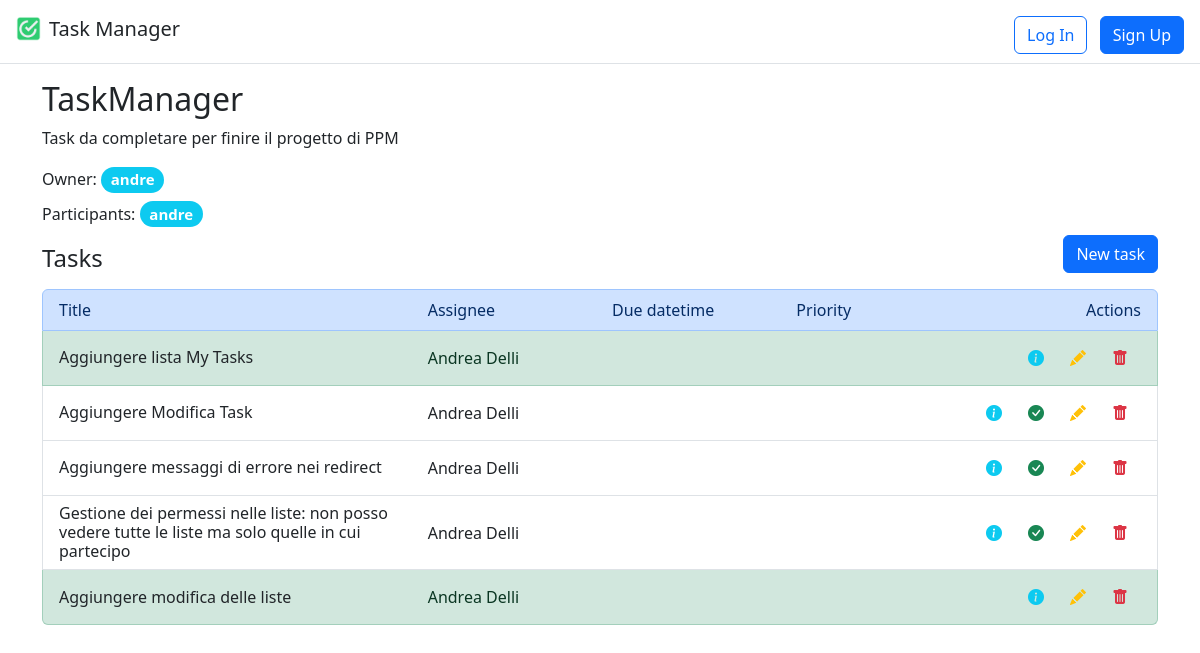
The app's page /lists/2, older data.
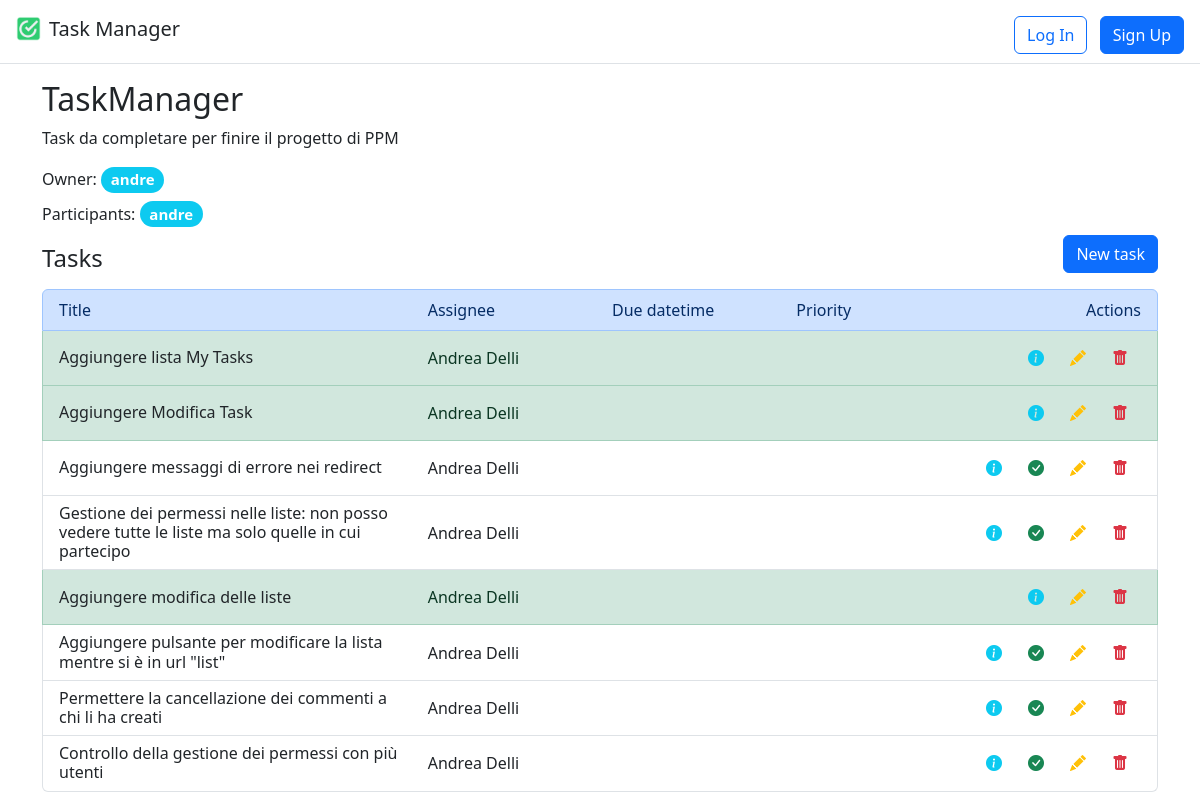
The same page, newer data.
### lists/models.py (models this page shows, shortened)
class TaskList(models.Model):
    id = models.AutoField(primary_key=True)
    title = models.CharField(max_length=255)
    description = models.TextField()
    owner = models.ForeignKey(User, on_delete=models.CASCADE, related_name="owner")
    participants = models.ManyToManyField(User, related_name="participants")
    tasks = models.ManyToManyField("Task", related_name="tasks", blank=True)

class Task(models.Model):
    class Priority(models.TextChoices):
        LOW = "LOW", "Low"
        MEDIUM = "MEDIUM", "Medium"
        HIGH = "HIGH", "High"
    id = models.AutoField(primary_key=True)
    title = models.CharField(max_length=255)
    description = models.TextField(null=True, blank=True)
    completed = models.BooleanField(default=False)
    due_datetime = models.DateTimeField(null=True, blank=True)
    assigned_to = models.ForeignKey(User, on_delete=models.CASCADE, related_name="assigned_to")
    created_by = models.ForeignKey(User, on_delete=models.CASCADE, related_name="created_by")
    attachment = models.FileField(null=True, blank=True)
    priority = models.CharField(choices=Priority.choices, max_length=6, null=True, blank=True, default=None)
    task_list = models.ForeignKey(TaskList, on_delete=models.CASCADE, related_name="task_list")

### lists/views.py (the view)
# urls.py: path('<int:id>', views.TaskListView.as_view(), name="list"),
class TaskListView(ListView):
    template_name = "lists/task_list.html"
    def get_context_data(self, **kwargs):
        context = super().get_context_data(**kwargs)
        context['task_list'] = TaskList.objects.get(id=self.kwargs["id"])
        return context
    def get_queryset(self):
        return Task.objects.filter(task_list=self.kwargs["id"])

### lists/templatetags/custom_filters.py (called while the page is built)
@register.filter(expects_localtime=True)
def is_expired(value):
    if value is None:
        return False
    try:
        return value < timezone.now()
    except AttributeError:
        return False

### templates/lists/task_list.html (shortened to what this page needs)
{% extends "base.html" %}
{% load custom_filters %}
{% block content %}
    <h2>{{ task_list.title }}</h2>
    <p>{{ task_list.description }}</p>
    <div>Owner: <h5 class="d-inline-block"><span class="badge rounded-pill bg-info">{{ task_list.owner }}</span></h5>
    </div>
    <div>Participants:
        {% for user in task_list.participants.all %}
            <h5 class="d-inline-block"><span class="badge rounded-pill bg-info">{{ user }}</span></h5>
        {% endfor %}
    </div>
    <div class="row d-flex align-items-end">
        <h4 class="col m-0">Tasks</h4>
        <a class="col" href="{% url 'task_new' task_list.id %}">
            <button class="btn btn-primary float-end">New task</button>
        </a>
    </div>
    <ul class="list-group my-3">
        <li class="list-group-item list-group-item-primary">
            <div class="row">
                <div class="col col-4">Title</div>
                <div class="col">Assignee</div>
                <div class="col">Due datetime</div>
                <div class="col">Priority</div>
                <div class="col d-flex justify-content-end">Actions</div>
            </div>
        </li>
        {% for task in task_list.tasks.all %}
            <li class="list-group-item {% if task.completed %}list-group-item-success{% endif %}">
                <div class="row align-items-center">
                    <div class="col col-4">
                        <a href="{% url 'task' task_list.id task.id %}" class="link-dark text-decoration-none">
                            <h6 class="mb-0">{{ task.title }}</h6>
                        </a>
                    </div>
                    <div class="col">{{ task.assigned_to.first_name }} {{ task.assigned_to.last_name }}</div>
                    <div class="col d-flex justify-content-end">
                        <a href="{% url 'task' task_list.id task.id %}">
                            <button class="btn text-info"><i class="bi-info-circle-fill"></i></button>
                        </a>
                        {% if not task.completed %}
                            <a href="{% url 'task_complete' task_list.id task.id %}">
                                <button class="btn text-success"><i class="bi-check-circle-fill"></i></button>
                            </a>
                        {% endif %}
                        <a href="{% url 'task_edit' task_list.id task.id %}">
                            <button class="btn text-warning"><i class="bi-pencil-fill"></i></button>
                        </a>
                        <a href="{% url 'task_delete' task_list.id task.id %}">
                            <button class="btn text-danger"><i class="bi-trash-fill"></i></button>
                        </a>
                    </div>
                </div>
            </li>
        {% empty %}
            <li class="list-group-item">
                <h5 class="m-0">No tasks in this list.</h5>
            </li>
        {% endfor %}
    </ul>
{% endblock %}

### templates/base.html (shortened to what this page needs)
<!DOCTYPE html>
<html lang="en">
{% load static %}
{% load crispy_forms_tags %}
<head>
    <link href="https://cdn.jsdelivr.net/npm/bootstrap@5.3.0-alpha3/dist/css/bootstrap.min.css" rel="stylesheet"
>
    <link rel="stylesheet" href="https://cdn.jsdelivr.net/npm/bootstrap-icons@1.3.0/font/bootstrap-icons.css">
</head>
<body>
<header class="p-3 mb-3 border-bottom">
    <div class="align-items-center">
        <a class="navbar-brand d-inline-flex align-items-center" href="{% url 'home' %}">
            <img class="img-responsive" src="{% static 'favicon.ico' %}" alt="Favicon" style="max-height: 25px;">
            <h5 class="d-inline-block my-0 mx-2">Task Manager</h5>
        </a>
        <div class="d-flex align-items-center float-end">
            {% if user.is_authenticated %}
                <ul class="nav col-12 col-lg-auto me-lg-auto mb-2 justify-content-center mb-md-0">
                    <li><a href="{% url 'lists' %}" class="nav-link px-2 py-0 link-dark">
                        <button class="btn py-0">Lists</button>
                    </a></li>
                    <li><a href="{% url 'my-tasks' %}" class="nav-link px-2 py-0 link-dark">
                        <button class="btn py-0">My tasks</button>
                    </a></li>
                </ul>
                <div class="dropdown text-end">
                    <a href="#" class="d-block link-dark text-decoration-none dropdown-toggle" id="dropdownUser"
                       data-bs-toggle="dropdown" aria-expanded="false">
                        {{ user.username }}
                    </a>
                    <ul class="dropdown-menu text-small" aria-labelledby="dropdownUser">
                        <li><a class="dropdown-item" href="{% url 'logout' %}">Log Out</a></li>
                    </ul>
                </div>
            {% else %}
                <div class="text-end">
                    <a href="{% url 'login' %}" class="btn btn-outline-primary me-2">Log In</a>
                    <a href="{% url 'signup' %}" class="btn btn-primary">Sign Up</a>
                </div>
            {% endif %}
        </div>
    </div>
</header>
<main>
    <div class="container">
        {% block content %}
        {% endblock content %}
    </div>
</main>
</body>
</html>

Row changes from the older to the newer data that the page shows:
changed Task "Aggiungere Modifica Task": completed False → True (drawn)
added Task: title "Aggiungere pulsante per modificare la lista mentre si è in url \"list\"", assigned_to.first_name "Andrea", assigned_to.last_name "Delli", completed False (drawn)
added Task: title "Permettere la cancellazione dei commenti a chi li ha creati", assigned_to.first_name "Andrea", assigned_to.last_name "Delli", completed False (drawn)
added Task: title "Controllo della gestione dei permessi con più utenti", assigned_to.first_name "Andrea", assigned_to.last_name "Delli", completed False (drawn)
